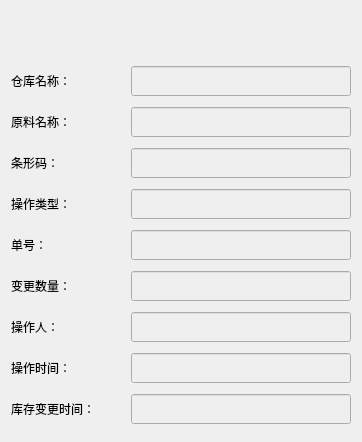
<?xml version="1.0" encoding="UTF-8"?>
<ui version="4.0">
 <class>InventoryDet</class>
 <widget class="QWidget" name="InventoryDet">
  <property name="geometry">
   <rect>
    <x>0</x>
    <y>0</y>
    <width>362</width>
    <height>442</height>
   </rect>
  </property>
  <property name="windowTitle">
   <string>Form</string>
  </property>
  <property name="styleSheet">
   <string notr="true">color: rgb(0, 0, 0);</string>
  </property>
  <layout class="QVBoxLayout" name="verticalLayout">
   <item>
    <spacer name="horizontalSpacer">
     <property name="orientation">
      <enum>Qt::Horizontal</enum>
     </property>
     <property name="sizeHint" stdset="0">
      <size>
       <width>40</width>
       <height>25</height>
      </size>
     </property>
    </spacer>
   </item>
   <item>
    <spacer name="horizontalSpacer_2">
     <property name="orientation">
      <enum>Qt::Horizontal</enum>
     </property>
     <property name="sizeHint" stdset="0">
      <size>
       <width>40</width>
       <height>25</height>
      </size>
     </property>
    </spacer>
   </item>
   <item>
    <layout class="QHBoxLayout" name="horizontalLayout">
     <item>
      <widget class="QLabel" name="label">
       <property name="text">
        <string>仓库名称：</string>
       </property>
      </widget>
     </item>
     <item>
      <widget class="QLineEdit" name="lineEditWareHouseName">
       <property name="enabled">
        <bool>false</bool>
       </property>
       <property name="minimumSize">
        <size>
         <width>220</width>
         <height>30</height>
        </size>
       </property>
       <property name="maximumSize">
        <size>
         <width>220</width>
         <height>16777215</height>
        </size>
       </property>
      </widget>
     </item>
    </layout>
   </item>
   <item>
    <layout class="QHBoxLayout" name="horizontalLayout_2">
     <item>
      <widget class="QLabel" name="label_2">
       <property name="text">
        <string>原料名称：</string>
       </property>
      </widget>
     </item>
     <item>
      <widget class="QLineEdit" name="lineEditMatName">
       <property name="enabled">
        <bool>false</bool>
       </property>
       <property name="minimumSize">
        <size>
         <width>220</width>
         <height>30</height>
        </size>
       </property>
       <property name="maximumSize">
        <size>
         <width>220</width>
         <height>16777215</height>
        </size>
       </property>
      </widget>
     </item>
    </layout>
   </item>
   <item>
    <layout class="QHBoxLayout" name="horizontalLayout_3">
     <item>
      <widget class="QLabel" name="label_3">
       <property name="text">
        <string>条形码：</string>
       </property>
      </widget>
     </item>
     <item>
      <widget class="QLineEdit" name="lineEditBarCode">
       <property name="enabled">
        <bool>false</bool>
       </property>
       <property name="minimumSize">
        <size>
         <width>220</width>
         <height>30</height>
        </size>
       </property>
       <property name="maximumSize">
        <size>
         <width>220</width>
         <height>16777215</height>
        </size>
       </property>
      </widget>
     </item>
    </layout>
   </item>
   <item>
    <layout class="QHBoxLayout" name="horizontalLayout_4">
     <item>
      <widget class="QLabel" name="label_4">
       <property name="text">
        <string>操作类型：</string>
       </property>
      </widget>
     </item>
     <item>
      <widget class="QLineEdit" name="lineEditOperType">
       <property name="enabled">
        <bool>false</bool>
       </property>
       <property name="minimumSize">
        <size>
         <width>220</width>
         <height>30</height>
        </size>
       </property>
       <property name="maximumSize">
        <size>
         <width>220</width>
         <height>16777215</height>
        </size>
       </property>
      </widget>
     </item>
    </layout>
   </item>
   <item>
    <layout class="QHBoxLayout" name="horizontalLayout_5">
     <item>
      <widget class="QLabel" name="label_5">
       <property name="text">
        <string>单号：</string>
       </property>
      </widget>
     </item>
     <item>
      <widget class="QLineEdit" name="lineEditNumber">
       <property name="enabled">
        <bool>false</bool>
       </property>
       <property name="minimumSize">
        <size>
         <width>220</width>
         <height>30</height>
        </size>
       </property>
       <property name="maximumSize">
        <size>
         <width>220</width>
         <height>16777215</height>
        </size>
       </property>
      </widget>
     </item>
    </layout>
   </item>
   <item>
    <layout class="QHBoxLayout" name="horizontalLayout_6">
     <item>
      <widget class="QLabel" name="label_6">
       <property name="text">
        <string>变更数量：</string>
       </property>
      </widget>
     </item>
     <item>
      <widget class="QLineEdit" name="lineEditChangeCount">
       <property name="enabled">
        <bool>false</bool>
       </property>
       <property name="minimumSize">
        <size>
         <width>220</width>
         <height>30</height>
        </size>
       </property>
       <property name="maximumSize">
        <size>
         <width>220</width>
         <height>16777215</height>
        </size>
       </property>
      </widget>
     </item>
    </layout>
   </item>
   <item>
    <layout class="QHBoxLayout" name="horizontalLayout_8">
     <item>
      <widget class="QLabel" name="label_8">
       <property name="text">
        <string>操作人：</string>
       </property>
      </widget>
     </item>
     <item>
      <widget class="QLineEdit" name="lineEditOperPeople">
       <property name="enabled">
        <bool>false</bool>
       </property>
       <property name="minimumSize">
        <size>
         <width>220</width>
         <height>30</height>
        </size>
       </property>
       <property name="maximumSize">
        <size>
         <width>220</width>
         <height>16777215</height>
        </size>
       </property>
      </widget>
     </item>
    </layout>
   </item>
   <item>
    <layout class="QHBoxLayout" name="horizontalLayout_7">
     <item>
      <widget class="QLabel" name="label_7">
       <property name="text">
        <string>操作时间：</string>
       </property>
      </widget>
     </item>
     <item>
      <widget class="QLineEdit" name="lineEditOperTime">
       <property name="enabled">
        <bool>false</bool>
       </property>
       <property name="minimumSize">
        <size>
         <width>220</width>
         <height>30</height>
        </size>
       </property>
       <property name="maximumSize">
        <size>
         <width>220</width>
         <height>16777215</height>
        </size>
       </property>
      </widget>
     </item>
    </layout>
   </item>
   <item>
    <layout class="QHBoxLayout" name="horizontalLayout_9">
     <item>
      <widget class="QLabel" name="label_9">
       <property name="text">
        <string>库存变更时间：</string>
       </property>
      </widget>
     </item>
     <item>
      <widget class="QLineEdit" name="lineEditInvChangeTime">
       <property name="enabled">
        <bool>false</bool>
       </property>
       <property name="minimumSize">
        <size>
         <width>220</width>
         <height>30</height>
        </size>
       </property>
       <property name="maximumSize">
        <size>
         <width>220</width>
         <height>16777215</height>
        </size>
       </property>
      </widget>
     </item>
    </layout>
   </item>
  </layout>
 </widget>
 <resources/>
 <connections/>
</ui>
